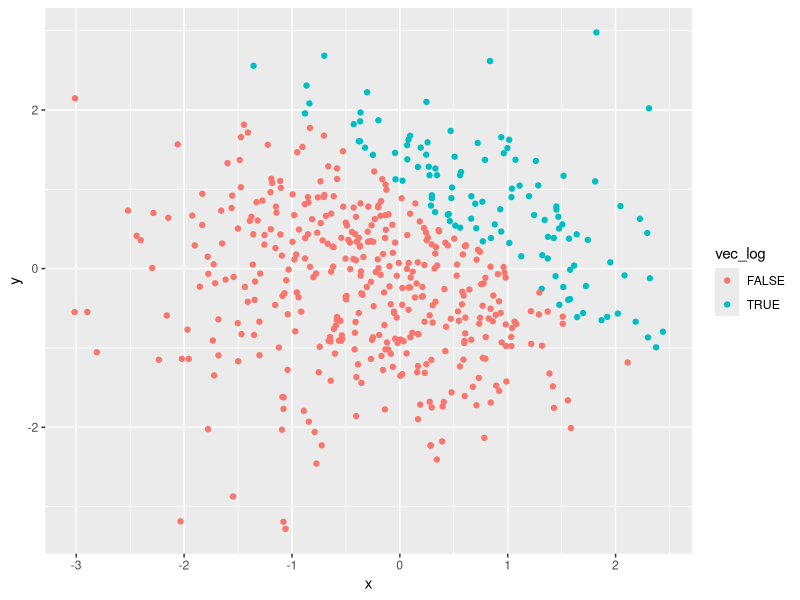
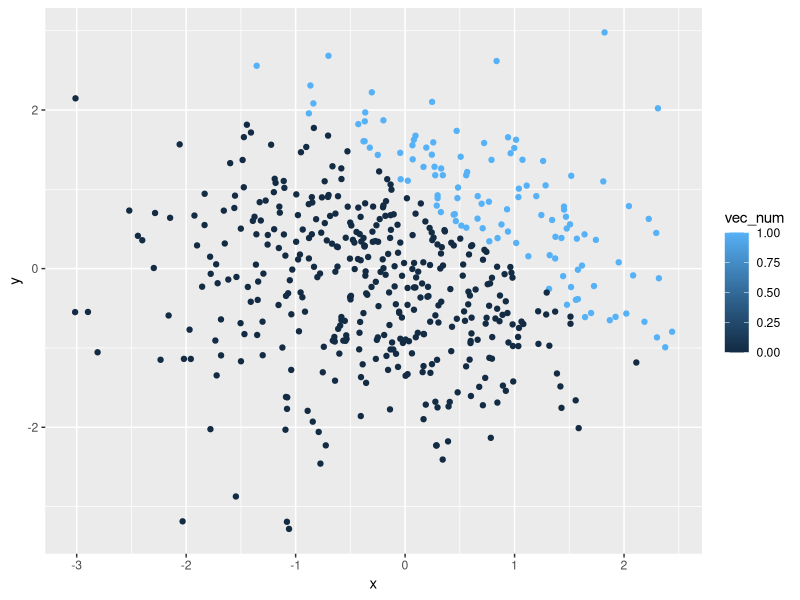
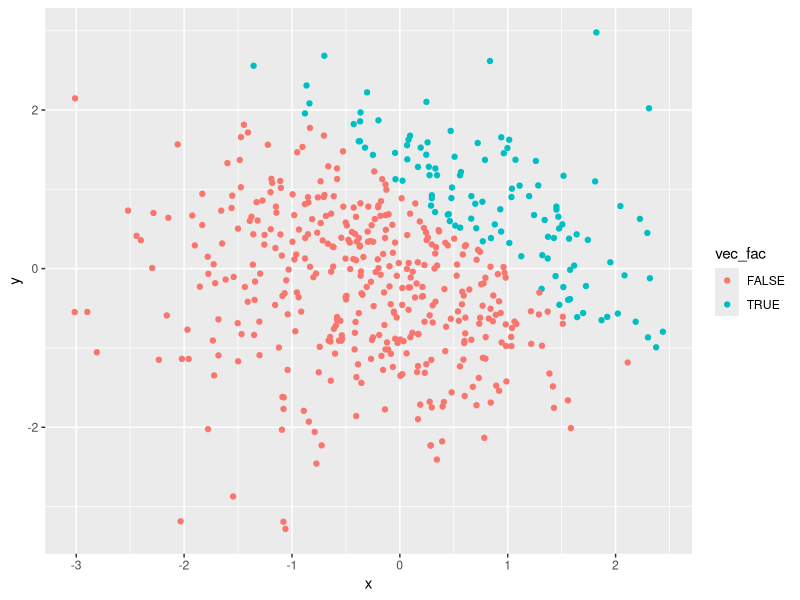
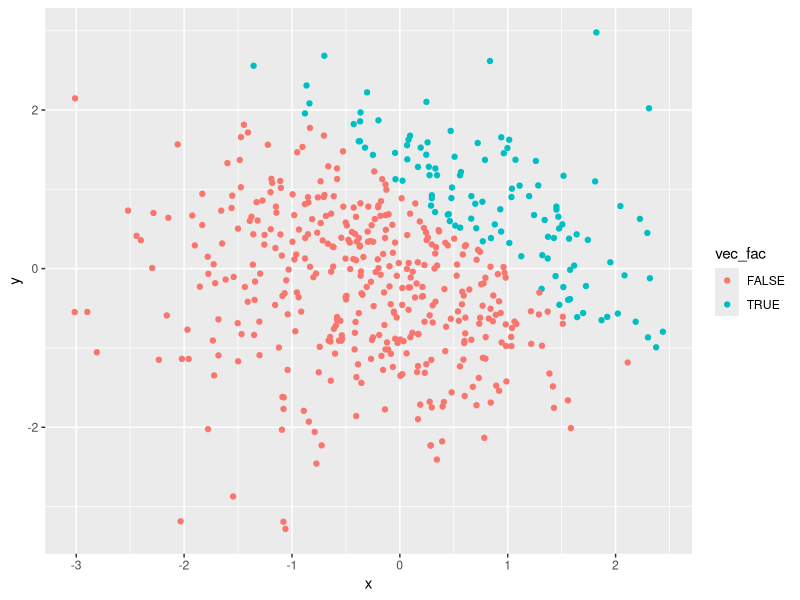

Recreate these plots in R, in order.
## ---- chunk 1
knitr::opts_chunk$set(echo = TRUE)

library(tidyverse)

## ---- chunk 2
set.seed(7)

prob1_df = tibble(
  random_samp = rnorm(8),
  random_samp_zero = random_samp > 0,
  vec_char = c("red", "orange", "yellow", "green", "blue", "purple", "pink", "black"),
  vec_fac = factor(c("high", "medium", "low", "high", "medium", "low", "high", "medium"))
)

mean(prob1_df[["random_samp"]])
mean(prob1_df[["random_samp_zero"]])
mean(prob1_df[["vec_char"]])
mean(prob1_df[["vec_fac"]])

## ---- chunk 3
mult1 = as.numeric(prob1_df[["random_samp_zero"]])*(prob1_df[["random_samp"]])

mult2 = factor(prob1_df[["random_samp_zero"]])*(prob1_df[["random_samp"]])

conv1 = factor(prob1_df[["random_samp_zero"]])
mult = as.numeric(conv1)*(prob1_df[["random_samp"]])

## ---- chunk 4
set.seed(8)

prob2_df = tibble(
  x = rnorm(500),
  y = rnorm(500),
  vec_log = (x + y) > 1,
  vec_num = as.numeric(vec_log),
  vec_fac = as.factor(vec_log)
)

prob2_df_nrow = nrow(prob2_df)
prob2_df_ncol = ncol(prob2_df)

mean_x = mean(pull(prob2_df, x)) 
median_x = median(pull(prob2_df, x)) 
sd_x = sd(pull(prob2_df, x)) 

vec_gr1 = mean(pull(prob2_df, vec_num))

## ---- chunk 5
plot1 = ggplot(prob2_df, aes(x = x, y = y, color = vec_log)) + geom_point()
plot1

plot2 = ggplot(prob2_df, aes(x = x, y = y, color = vec_num)) + geom_point()
plot2

plot3 = ggplot(prob2_df, aes(x = x, y = y, color = vec_fac)) + geom_point()
plot3

ggsave("plot1.pdf")

